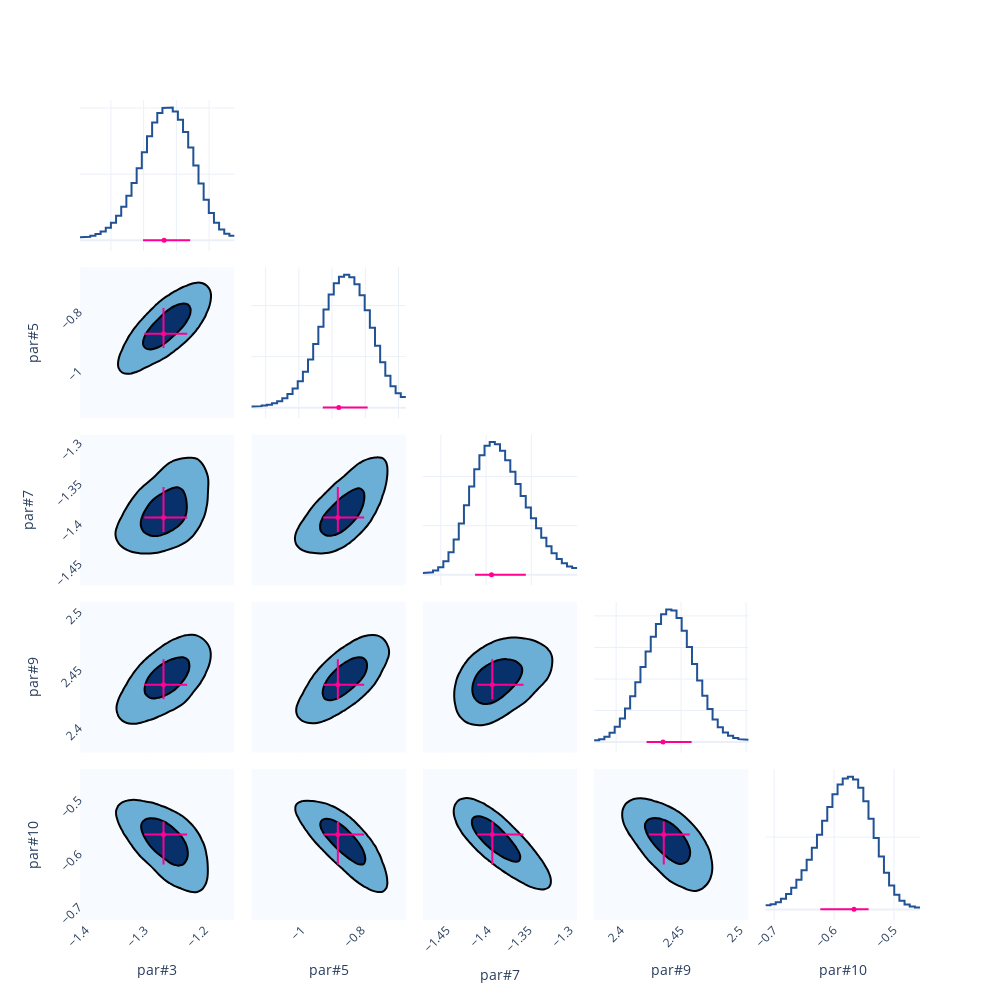

The notebook cell saved with this chart:
### Code cell
fig = Plot.post_corner(post, show=True)
fig.write_html('advancement/corner.html')

### Figure 1 — Plotly figure (JSON) as saved in the notebook; plotly's stock layout.template omitted (floating-point values rounded to 4 significant figures; data arrays with more than 128 entries replaced by an {"elided": "..."} marker saying what was removed)
{"data": [{"line": {"color": "#205295", "width": 2}, "mode": "lines", "name": "par#3", "showlegend": false, "type": "scatter", "x": [-1.397, -1.389, -1.389, -1.381, -1.381, -1.374, -1.374, -1.366, -1.366, -1.358, -1.358, -1.35, -1.35, -1.342, -1.342, -1.334, -1.334, -1.326, -1.326, -1.319, -1.319, -1.311, -1.311, -1.303, -1.303, -1.295, -1.295, -1.287, -1.287, -1.279, -1.279, -1.271, -1.271, -1.263, -1.263, -1.256, -1.256, -1.248, -1.248, -1.24, -1.24, -1.232, -1.232, -1.224, -1.224, -1.216, -1.216, -1.208, -1.208, -1.2, -1.2, -1.193, -1.193, -1.185, -1.185, -1.177, -1.177, -1.169, -1.169, -1.161], "xaxis": "x", "y": [0.2259, 0.2259, 0.263, 0.263, 0.3432, 0.3432, 0.474, 0.474, 0.6668, 0.6668, 0.944, 0.944, 1.336, 1.336, 1.867, 1.867, 2.546, 2.546, 3.371, 3.371, 4.34, 4.34, 5.447, 5.447, 6.655, 6.655, 7.858, 7.858, 8.897, 8.897, 9.632, 9.632, 10.01, 10.01, 10.04, 10.04, 9.738, 9.738, 9.119, 9.119, 8.193, 8.193, 7.009, 7.009, 5.662, 5.662, 4.298, 4.298, 3.07, 3.07, 2.075, 2.075, 1.334, 1.334, 0.8203, 0.8203, 0.5017, 0.5017, 0.3508, 0.3508], "yaxis": "y"}, {"error_x": {"array": [0.0398], "arrayminus": [0.03226], "color": "#FF0092", "symmetric": false, "thickness": 2, "type": "data", "width": 0}, "marker": {"color": "#FF0092", "size": 5, "symbol": "circle"}, "mode": "markers", "name": "par#3 value", "showlegend": false, "type": "scatter", "x": [-1.269], "xaxis": "x", "y": [0.01], "yaxis": "y"}, {"line": {"color": "#205295", "width": 2}, "mode": "lines", "name": "par#5", "showlegend": false, "type": "scatter", "x": [-1.143, -1.127, -1.127, -1.112, -1.112, -1.096, -1.096, -1.081, -1.081, -1.065, -1.065, -1.05, -1.05, -1.034, -1.034, -1.019, -1.019, -1.003, -1.003, -0.9878, -0.9878, -0.9723, -0.9723, -0.9568, -0.9568, -0.9413, -0.9413, -0.9258, -0.9258, -0.9103, -0.9103, -0.8948, -0.8948, -0.8793, -0.8793, -0.8638, -0.8638, -0.8483, -0.8483, -0.8327, -0.8327, -0.8172, -0.8172, -0.8017, -0.8017, -0.7862, -0.7862, -0.7707, -0.7707, -0.7552, -0.7552, -0.7397, -0.7397, -0.7242, -0.7242, -0.7087, -0.7087, -0.6932, -0.6932, -0.6777], "xaxis": "x7", "y": [0.05299, 0.05299, 0.06337, 0.06337, 0.08516, 0.08516, 0.1202, 0.1202, 0.1732, 0.1732, 0.2538, 0.2538, 0.3733, 0.3733, 0.5393, 0.5393, 0.7563, 0.7563, 1.037, 1.037, 1.407, 1.407, 1.892, 1.892, 2.493, 2.493, 3.169, 3.169, 3.843, 3.843, 4.432, 4.432, 4.872, 4.872, 5.13, 5.13, 5.205, 5.205, 5.106, 5.106, 4.838, 4.838, 4.403, 4.403, 3.816, 3.816, 3.128, 3.128, 2.424, 2.424, 1.782, 1.782, 1.25, 1.25, 0.8432, 0.8432, 0.5664, 0.5664, 0.4256, 0.4256], "yaxis": "y7"}, {"error_x": {"array": [0.087], "arrayminus": [0.04813], "color": "#FF0092", "symmetric": false, "thickness": 2, "type": "data", "width": 0}, "marker": {"color": "#FF0092", "size": 5, "symbol": "circle"}, "mode": "markers", "name": "par#5 value", "showlegend": false, "type": "scatter", "x": [-0.8798], "xaxis": "x7", "y": [0.01], "yaxis": "y7"}, {"colorscale": [[0, "rgb(247,251,255)"], [0.125, "rgb(222,235,247)"], [0.25, "rgb(198,219,239)"], [0.375, "rgb(158,202,225)"], [0.5, "rgb(107,174,214)"], [0.625, "rgb(66,146,198)"], [0.75, "rgb(33,113,181)"], [0.875, "rgb(8,81,156)"], [1, "rgb(8,48,107)"]], "contours": {"end": 0.005843, "size": 0.004517, "start": 0.001326}, "line": {"width": 2}, "name": "par#3&par#5", "ncontours": 2, "showlegend": false, "showscale": false, "type": "contour", "x": [-1.409, -1.401, -1.393, -1.385, -1.378, -1.37, -1.362, -1.354, -1.346, -1.338, -1.33, -1.322, -1.315, -1.307, -1.299, -1.291, -1.283, -1.275, -1.267, -1.259, -1.252, -1.244, -1.236, -1.228, -1.22, -1.212, -1.204, -1.197, -1.189, -1.181, -1.173, -1.165, -1.157, -1.149], "xaxis": "x6", "y": [-1.166, -1.151, -1.135, -1.12, -1.104, -1.089, -1.073, -1.058, -1.042, -1.027, -1.011, -0.9956, -0.9801, -0.9646, -0.9491, -0.9335, -0.918, -0.9025, -0.887, -0.8715, -0.856, -0.8405, -0.825, -0.8095, -0.794, -0.7785, -0.763, -0.7474, -0.7319, -0.7164, -0.7009, -0.6854, -0.6699, -0.6544], "yaxis": "y6", "z": {"elided": "34x34 float values"}}, {"error_x": {"array": [0.0398], "arrayminus": [0.03226], "color": "#FF0092", "symmetric": false, "thickness": 2, "type": "data", "width": 0}, "error_y": {"array": [0.087], "arrayminus": [0.04813], "color": "#FF0092", "symmetric": false, "thickness": 2, "type": "data", "width": 0}, "marker": {"color": "#FF0092", "size": 5, "symbol": "circle"}, "mode": "markers", "name": "par#3&par#5", "showlegend": false, "type": "scatter", "x": [-1.269], "xaxis": "x6", "y": [-0.8798], "yaxis": "y6"}, {"line": {"color": "#205295", "width": 2}, "mode": "lines", "name": "par#7", "showlegend": false, "type": "scatter", "x": [-1.47, -1.464, -1.464, -1.459, -1.459, -1.453, -1.453, -1.447, -1.447, -1.442, -1.442, -1.436, -1.436, -1.43, -1.43, -1.424, -1.424, -1.419, -1.419, -1.413, -1.413, -1.407, -1.407, -1.402, -1.402, -1.396, -1.396, -1.39, -1.39, -1.385, -1.385, -1.379, -1.379, -1.373, -1.373, -1.368, -1.368, -1.362, -1.362, -1.356, -1.356, -1.35, -1.35, -1.345, -1.345, -1.339, -1.339, -1.333, -1.333, -1.328, -1.328, -1.322, -1.322, -1.316, -1.316, -1.311, -1.311, -1.305, -1.305, -1.299], "xaxis": "x13", "y": [0.1783, 0.1783, 0.2545, 0.2545, 0.4379, 0.4379, 0.7853, 0.7853, 1.375, 1.375, 2.293, 2.293, 3.589, 3.589, 5.23, 5.23, 7.087, 7.087, 8.979, 8.979, 10.73, 10.73, 12.17, 12.17, 13.13, 13.13, 13.5, 13.5, 13.29, 13.29, 12.62, 12.62, 11.64, 11.64, 10.49, 10.49, 9.247, 9.247, 8.014, 8.014, 6.849, 6.849, 5.761, 5.761, 4.73, 4.73, 3.766, 3.766, 2.909, 2.909, 2.192, 2.192, 1.615, 1.615, 1.17, 1.17, 0.8605, 0.8605, 0.7008, 0.7008], "yaxis": "y13"}, {"error_x": {"array": [0.03796], "arrayminus": [0.01818], "color": "#FF0092", "symmetric": false, "thickness": 2, "type": "data", "width": 0}, "marker": {"color": "#FF0092", "size": 5, "symbol": "circle"}, "mode": "markers", "name": "par#7 value", "showlegend": false, "type": "scatter", "x": [-1.394], "xaxis": "x13", "y": [0.01], "yaxis": "y13"}, {"colorscale": [[0, "rgb(247,251,255)"], [0.125, "rgb(222,235,247)"], [0.25, "rgb(198,219,239)"], [0.375, "rgb(158,202,225)"], [0.5, "rgb(107,174,214)"], [0.625, "rgb(66,146,198)"], [0.75, "rgb(33,113,181)"], [0.875, "rgb(8,81,156)"], [1, "rgb(8,48,107)"]], "contours": {"end": 0.004109, "size": 0.003134, "start": 0.0009744}, "line": {"width": 2}, "name": "par#3&par#7", "ncontours": 2, "showlegend": false, "showscale": false, "type": "contour", "x": [-1.409, -1.401, -1.393, -1.385, -1.378, -1.37, -1.362, -1.354, -1.346, -1.338, -1.33, -1.322, -1.315, -1.307, -1.299, -1.291, -1.283, -1.275, -1.267, -1.259, -1.252, -1.244, -1.236, -1.228, -1.22, -1.212, -1.204, -1.197, -1.189, -1.181, -1.173, -1.165, -1.157, -1.149], "xaxis": "x11", "y": [-1.479, -1.473, -1.467, -1.462, -1.456, -1.45, -1.444, -1.439, -1.433, -1.427, -1.422, -1.416, -1.41, -1.405, -1.399, -1.393, -1.387, -1.382, -1.376, -1.37, -1.365, -1.359, -1.353, -1.348, -1.342, -1.336, -1.331, -1.325, -1.319, -1.313, -1.308, -1.302, -1.296, -1.291], "yaxis": "y11", "z": {"elided": "34x34 float values"}}, {"error_x": {"array": [0.0398], "arrayminus": [0.03226], "color": "#FF0092", "symmetric": false, "thickness": 2, "type": "data", "width": 0}, "error_y": {"array": [0.03796], "arrayminus": [0.01818], "color": "#FF0092", "symmetric": false, "thickness": 2, "type": "data", "width": 0}, "marker": {"color": "#FF0092", "size": 5, "symbol": "circle"}, "mode": "markers", "name": "par#3&par#7", "showlegend": false, "type": "scatter", "x": [-1.269], "xaxis": "x11", "y": [-1.394], "yaxis": "y11"}, {"colorscale": [[0, "rgb(247,251,255)"], [0.125, "rgb(222,235,247)"], [0.25, "rgb(198,219,239)"], [0.375, "rgb(158,202,225)"], [0.5, "rgb(107,174,214)"], [0.625, "rgb(66,146,198)"], [0.75, "rgb(33,113,181)"], [0.875, "rgb(8,81,156)"], [1, "rgb(8,48,107)"]], "contours": {"end": 0.005196, "size": 0.004024, "start": 0.001172}, "line": {"width": 2}, "name": "par#5&par#7", "ncontours": 2, "showlegend": false, "showscale": false, "type": "contour", "x": [-1.166, -1.151, -1.135, -1.12, -1.104, -1.089, -1.073, -1.058, -1.042, -1.027, -1.011, -0.9956, -0.9801, -0.9646, -0.9491, -0.9335, -0.918, -0.9025, -0.887, -0.8715, -0.856, -0.8405, -0.825, -0.8095, -0.794, -0.7785, -0.763, -0.7474, -0.7319, -0.7164, -0.7009, -0.6854, -0.6699, -0.6544], "xaxis": "x12", "y": [-1.479, -1.473, -1.467, -1.462, -1.456, -1.45, -1.444, -1.439, -1.433, -1.427, -1.422, -1.416, -1.41, -1.405, -1.399, -1.393, -1.387, -1.382, -1.376, -1.37, -1.365, -1.359, -1.353, -1.348, -1.342, -1.336, -1.331, -1.325, -1.319, -1.313, -1.308, -1.302, -1.296, -1.291], "yaxis": "y12", "z": {"elided": "34x34 float values"}}, {"error_x": {"array": [0.087], "arrayminus": [0.04813], "color": "#FF0092", "symmetric": false, "thickness": 2, "type": "data", "width": 0}, "error_y": {"array": [0.03796], "arrayminus": [0.01818], "color": "#FF0092", "symmetric": false, "thickness": 2, "type": "data", "width": 0}, "marker": {"color": "#FF0092", "size": 5, "symbol": "circle"}, "mode": "markers", "name": "par#5&par#7", "showlegend": false, "type": "scatter", "x": [-0.8798], "xaxis": "x12", "y": [-1.394], "yaxis": "y12"}, {"line": {"color": "#205295", "width": 2}, "mode": "lines", "name": "par#9", "showlegend": false, "type": "scatter", "x": [2.383, 2.387, 2.387, 2.391, 2.391, 2.395, 2.395, 2.399, 2.399, 2.403, 2.403, 2.407, 2.407, 2.411, 2.411, 2.415, 2.415, 2.419, 2.419, 2.423, 2.423, 2.427, 2.427, 2.431, 2.431, 2.435, 2.435, 2.439, 2.439, 2.442, 2.442, 2.446, 2.446, 2.45, 2.45, 2.454, 2.454, 2.458, 2.458, 2.462, 2.462, 2.466, 2.466, 2.47, 2.47, 2.474, 2.474, 2.478, 2.478, 2.482, 2.482, 2.486, 2.486, 2.49, 2.49, 2.494, 2.494, 2.498, 2.498, 2.502], "xaxis": "x19", "y": [0.282, 0.282, 0.4495, 0.4495, 0.8303, 0.8303, 1.484, 1.484, 2.446, 2.446, 3.729, 3.729, 5.335, 5.335, 7.267, 7.267, 9.489, 9.489, 11.9, 11.9, 14.36, 14.36, 16.69, 16.69, 18.72, 18.72, 20.24, 20.24, 21.03, 21.03, 20.87, 20.87, 19.68, 19.68, 17.63, 17.63, 15.08, 15.08, 12.39, 12.39, 9.775, 9.775, 7.357, 7.357, 5.251, 5.251, 3.568, 3.568, 2.347, 2.347, 1.53, 1.53, 1.004, 1.004, 0.6693, 0.6693, 0.4697, 0.4697, 0.3766, 0.3766], "yaxis": "y19"}, {"error_x": {"array": [0.02203], "arrayminus": [0.01265], "color": "#FF0092", "symmetric": false, "thickness": 2, "type": "data", "width": 0}, "marker": {"color": "#FF0092", "size": 5, "symbol": "circle"}, "mode": "markers", "name": "par#9 value", "showlegend": false, "type": "scatter", "x": [2.436], "xaxis": "x19", "y": [0.01], "yaxis": "y19"}, {"colorscale": [[0, "rgb(247,251,255)"], [0.125, "rgb(222,235,247)"], [0.25, "rgb(198,219,239)"], [0.375, "rgb(158,202,225)"], [0.5, "rgb(107,174,214)"], [0.625, "rgb(66,146,198)"], [0.75, "rgb(33,113,181)"], [0.875, "rgb(8,81,156)"], [1, "rgb(8,48,107)"]], "contours": {"end": 0.005225, "size": 0.00409, "start": 0.001135}, "line": {"width": 2}, "name": "par#3&par#9", "ncontours": 2, "showlegend": false, "showscale": false, "type": "contour", "x": [-1.409, -1.401, -1.393, -1.385, -1.378, -1.37, -1.362, -1.354, -1.346, -1.338, -1.33, -1.322, -1.315, -1.307, -1.299, -1.291, -1.283, -1.275, -1.267, -1.259, -1.252, -1.244, -1.236, -1.228, -1.22, -1.212, -1.204, -1.197, -1.189, -1.181, -1.173, -1.165, -1.157, -1.149], "xaxis": "x16", "y": [2.377, 2.381, 2.385, 2.389, 2.393, 2.397, 2.401, 2.405, 2.409, 2.413, 2.417, 2.421, 2.425, 2.429, 2.433, 2.437, 2.441, 2.444, 2.448, 2.452, 2.456, 2.46, 2.464, 2.468, 2.472, 2.476, 2.48, 2.484, 2.488, 2.492, 2.496, 2.5, 2.504, 2.508], "yaxis": "y16", "z": {"elided": "34x34 float values"}}, {"error_x": {"array": [0.0398], "arrayminus": [0.03226], "color": "#FF0092", "symmetric": false, "thickness": 2, "type": "data", "width": 0}, "error_y": {"array": [0.02203], "arrayminus": [0.01265], "color": "#FF0092", "symmetric": false, "thickness": 2, "type": "data", "width": 0}, "marker": {"color": "#FF0092", "size": 5, "symbol": "circle"}, "mode": "markers", "name": "par#3&par#9", "showlegend": false, "type": "scatter", "x": [-1.269], "xaxis": "x16", "y": [2.436], "yaxis": "y16"}, {"colorscale": [[0, "rgb(247,251,255)"], [0.125, "rgb(222,235,247)"], [0.25, "rgb(198,219,239)"], [0.375, "rgb(158,202,225)"], [0.5, "rgb(107,174,214)"], [0.625, "rgb(66,146,198)"], [0.75, "rgb(33,113,181)"], [0.875, "rgb(8,81,156)"], [1, "rgb(8,48,107)"]], "contours": {"end": 0.005694, "size": 0.004427, "start": 0.001268}, "line": {"width": 2}, "name": "par#5&par#9", "ncontours": 2, "showlegend": false, "showscale": false, "type": "contour", "x": [-1.166, -1.151, -1.135, -1.12, -1.104, -1.089, -1.073, -1.058, -1.042, -1.027, -1.011, -0.9956, -0.9801, -0.9646, -0.9491, -0.9335, -0.918, -0.9025, -0.887, -0.8715, -0.856, -0.8405, -0.825, -0.8095, -0.794, -0.7785, -0.763, -0.7474, -0.7319, -0.7164, -0.7009, -0.6854, -0.6699, -0.6544], "xaxis": "x17", "y": [2.377, 2.381, 2.385, 2.389, 2.393, 2.397, 2.401, 2.405, 2.409, 2.413, 2.417, 2.421, 2.425, 2.429, 2.433, 2.437, 2.441, 2.444, 2.448, 2.452, 2.456, 2.46, 2.464, 2.468, 2.472, 2.476, 2.48, 2.484, 2.488, 2.492, 2.496, 2.5, 2.504, 2.508], "yaxis": "y17", "z": {"elided": "34x34 float values"}}, {"error_x": {"array": [0.087], "arrayminus": [0.04813], "color": "#FF0092", "symmetric": false, "thickness": 2, "type": "data", "width": 0}, "error_y": {"array": [0.02203], "arrayminus": [0.01265], "color": "#FF0092", "symmetric": false, "thickness": 2, "type": "data", "width": 0}, "marker": {"color": "#FF0092", "size": 5, "symbol": "circle"}, "mode": "markers", "name": "par#5&par#9", "showlegend": false, "type": "scatter", "x": [-0.8798], "xaxis": "x17", "y": [2.436], "yaxis": "y17"}, {"colorscale": [[0, "rgb(247,251,255)"], [0.125, "rgb(222,235,247)"], [0.25, "rgb(198,219,239)"], [0.375, "rgb(158,202,225)"], [0.5, "rgb(107,174,214)"], [0.625, "rgb(66,146,198)"], [0.75, "rgb(33,113,181)"], [0.875, "rgb(8,81,156)"], [1, "rgb(8,48,107)"]], "contours": {"end": 0.004156, "size": 0.003158, "start": 0.000998}, "line": {"width": 2}, "name": "par#7&par#9", "ncontours": 2, "showlegend": false, "showscale": false, "type": "contour", "x": [-1.479, -1.473, -1.467, -1.462, -1.456, -1.45, -1.444, -1.439, -1.433, -1.427, -1.422, -1.416, -1.41, -1.405, -1.399, -1.393, -1.387, -1.382, -1.376, -1.37, -1.365, -1.359, -1.353, -1.348, -1.342, -1.336, -1.331, -1.325, -1.319, -1.313, -1.308, -1.302, -1.296, -1.291], "xaxis": "x18", "y": [2.377, 2.381, 2.385, 2.389, 2.393, 2.397, 2.401, 2.405, 2.409, 2.413, 2.417, 2.421, 2.425, 2.429, 2.433, 2.437, 2.441, 2.444, 2.448, 2.452, 2.456, 2.46, 2.464, 2.468, 2.472, 2.476, 2.48, 2.484, 2.488, 2.492, 2.496, 2.5, 2.504, 2.508], "yaxis": "y18", "z": {"elided": "34x34 float values"}}, {"error_x": {"array": [0.03796], "arrayminus": [0.01818], "color": "#FF0092", "symmetric": false, "thickness": 2, "type": "data", "width": 0}, "error_y": {"array": [0.02203], "arrayminus": [0.01265], "color": "#FF0092", "symmetric": false, "thickness": 2, "type": "data", "width": 0}, "marker": {"color": "#FF0092", "size": 5, "symbol": "circle"}, "mode": "markers", "name": "par#7&par#9", "showlegend": false, "type": "scatter", "x": [-1.394], "xaxis": "x18", "y": [2.436], "yaxis": "y18"}, {"line": {"color": "#205295", "width": 2}, "mode": "lines", "name": "par#10", "showlegend": false, "type": "scatter", "x": [-0.7146, -0.706, -0.706, -0.6974, -0.6974, -0.6888, -0.6888, -0.6802, -0.6802, -0.6716, -0.6716, -0.663, -0.663, -0.6544, -0.6544, -0.6458, -0.6458, -0.6372, -0.6372, -0.6286, -0.6286, -0.62, -0.62, -0.6114, -0.6114, -0.6028, -0.6028, -0.5942, -0.5942, -0.5856, -0.5856, -0.577, -0.577, -0.5684, -0.5684, -0.5598, -0.5598, -0.5512, -0.5512, -0.5426, -0.5426, -0.534, -0.534, -0.5254, -0.5254, -0.5168, -0.5168, -0.5082, -0.5082, -0.4996, -0.4996, -0.491, -0.491, -0.4824, -0.4824, -0.4738, -0.4738, -0.4652, -0.4652, -0.4566], "xaxis": "x25", "y": [0.2838, 0.2838, 0.3569, 0.3569, 0.5042, 0.5042, 0.7335, 0.7335, 1.06, 1.06, 1.5, 1.5, 2.052, 2.052, 2.705, 2.705, 3.443, 3.443, 4.263, 4.263, 5.163, 5.163, 6.125, 6.125, 7.087, 7.087, 7.955, 7.955, 8.631, 8.631, 9.048, 9.048, 9.174, 9.174, 8.972, 8.972, 8.402, 8.402, 7.468, 7.468, 6.26, 6.26, 4.935, 4.935, 3.656, 3.656, 2.543, 2.543, 1.661, 1.661, 1.021, 1.021, 0.5963, 0.5963, 0.3393, 0.3393, 0.2019, 0.2019, 0.1446, 0.1446], "yaxis": "y25"}, {"error_x": {"array": [0.02443], "arrayminus": [0.05625], "color": "#FF0092", "symmetric": false, "thickness": 2, "type": "data", "width": 0}, "marker": {"color": "#FF0092", "size": 5, "symbol": "circle"}, "mode": "markers", "name": "par#10 value", "showlegend": false, "type": "scatter", "x": [-0.5668], "xaxis": "x25", "y": [0.01], "yaxis": "y25"}, {"colorscale": [[0, "rgb(247,251,255)"], [0.125, "rgb(222,235,247)"], [0.25, "rgb(198,219,239)"], [0.375, "rgb(158,202,225)"], [0.5, "rgb(107,174,214)"], [0.625, "rgb(66,146,198)"], [0.75, "rgb(33,113,181)"], [0.875, "rgb(8,81,156)"], [1, "rgb(8,48,107)"]], "contours": {"end": 0.004802, "size": 0.003666, "start": 0.001136}, "line": {"width": 2}, "name": "par#3&par#10", "ncontours": 2, "showlegend": false, "showscale": false, "type": "contour", "x": [-1.409, -1.401, -1.393, -1.385, -1.378, -1.37, -1.362, -1.354, -1.346, -1.338, -1.33, -1.322, -1.315, -1.307, -1.299, -1.291, -1.283, -1.275, -1.267, -1.259, -1.252, -1.244, -1.236, -1.228, -1.22, -1.212, -1.204, -1.197, -1.189, -1.181, -1.173, -1.165, -1.157, -1.149], "xaxis": "x21", "y": [-0.7275, -0.7189, -0.7103, -0.7017, -0.6931, -0.6845, -0.6759, -0.6673, -0.6587, -0.6501, -0.6415, -0.6329, -0.6243, -0.6157, -0.6071, -0.5985, -0.5899, -0.5813, -0.5727, -0.5641, -0.5555, -0.5469, -0.5383, -0.5297, -0.5211, -0.5125, -0.5039, -0.4953, -0.4867, -0.4781, -0.4695, -0.4609, -0.4523, -0.4437], "yaxis": "y21", "z": {"elided": "34x34 float values"}}, {"error_x": {"array": [0.0398], "arrayminus": [0.03226], "color": "#FF0092", "symmetric": false, "thickness": 2, "type": "data", "width": 0}, "error_y": {"array": [0.02443], "arrayminus": [0.05625], "color": "#FF0092", "symmetric": false, "thickness": 2, "type": "data", "width": 0}, "marker": {"color": "#FF0092", "size": 5, "symbol": "circle"}, "mode": "markers", "name": "par#3&par#10", "showlegend": false, "type": "scatter", "x": [-1.269], "xaxis": "x21", "y": [-0.5668], "yaxis": "y21"}, {"colorscale": [[0, "rgb(247,251,255)"], [0.125, "rgb(222,235,247)"], [0.25, "rgb(198,219,239)"], [0.375, "rgb(158,202,225)"], [0.5, "rgb(107,174,214)"], [0.625, "rgb(66,146,198)"], [0.75, "rgb(33,113,181)"], [0.875, "rgb(8,81,156)"], [1, "rgb(8,48,107)"]], "contours": {"end": 0.006447, "size": 0.005006, "start": 0.001441}, "line": {"width": 2}, "name": "par#5&par#10", "ncontours": 2, "showlegend": false, "showscale": false, "type": "contour", "x": [-1.166, -1.151, -1.135, -1.12, -1.104, -1.089, -1.073, -1.058, -1.042, -1.027, -1.011, -0.9956, -0.9801, -0.9646, -0.9491, -0.9335, -0.918, -0.9025, -0.887, -0.8715, -0.856, -0.8405, -0.825, -0.8095, -0.794, -0.7785, -0.763, -0.7474, -0.7319, -0.7164, -0.7009, -0.6854, -0.6699, -0.6544], "xaxis": "x22", "y": [-0.7275, -0.7189, -0.7103, -0.7017, -0.6931, -0.6845, -0.6759, -0.6673, -0.6587, -0.6501, -0.6415, -0.6329, -0.6243, -0.6157, -0.6071, -0.5985, -0.5899, -0.5813, -0.5727, -0.5641, -0.5555, -0.5469, -0.5383, -0.5297, -0.5211, -0.5125, -0.5039, -0.4953, -0.4867, -0.4781, -0.4695, -0.4609, -0.4523, -0.4437], "yaxis": "y22", "z": {"elided": "34x34 float values"}}, {"error_x": {"array": [0.087], "arrayminus": [0.04813], "color": "#FF0092", "symmetric": false, "thickness": 2, "type": "data", "width": 0}, "error_y": {"array": [0.02443], "arrayminus": [0.05625], "color": "#FF0092", "symmetric": false, "thickness": 2, "type": "data", "width": 0}, "marker": {"color": "#FF0092", "size": 5, "symbol": "circle"}, "mode": "markers", "name": "par#5&par#10", "showlegend": false, "type": "scatter", "x": [-0.8798], "xaxis": "x22", "y": [-0.5668], "yaxis": "y22"}, {"colorscale": [[0, "rgb(247,251,255)"], [0.125, "rgb(222,235,247)"], [0.25, "rgb(198,219,239)"], [0.375, "rgb(158,202,225)"], [0.5, "rgb(107,174,214)"], [0.625, "rgb(66,146,198)"], [0.75, "rgb(33,113,181)"], [0.875, "rgb(8,81,156)"], [1, "rgb(8,48,107)"]], "contours": {"end": 0.006097, "size": 0.004639, "start": 0.001458}, "line": {"width": 2}, "name": "par#7&par#10", "ncontours": 2, "showlegend": false, "showscale": false, "type": "contour", "x": [-1.479, -1.473, -1.467, -1.462, -1.456, -1.45, -1.444, -1.439, -1.433, -1.427, -1.422, -1.416, -1.41, -1.405, -1.399, -1.393, -1.387, -1.382, -1.376, -1.37, -1.365, -1.359, -1.353, -1.348, -1.342, -1.336, -1.331, -1.325, -1.319, -1.313, -1.308, -1.302, -1.296, -1.291], "xaxis": "x23", "y": [-0.7275, -0.7189, -0.7103, -0.7017, -0.6931, -0.6845, -0.6759, -0.6673, -0.6587, -0.6501, -0.6415, -0.6329, -0.6243, -0.6157, -0.6071, -0.5985, -0.5899, -0.5813, -0.5727, -0.5641, -0.5555, -0.5469, -0.5383, -0.5297, -0.5211, -0.5125, -0.5039, -0.4953, -0.4867, -0.4781, -0.4695, -0.4609, -0.4523, -0.4437], "yaxis": "y23", "z": {"elided": "34x34 float values"}}, {"error_x": {"array": [0.03796], "arrayminus": [0.01818], "color": "#FF0092", "symmetric": false, "thickness": 2, "type": "data", "width": 0}, "error_y": {"array": [0.02443], "arrayminus": [0.05625], "color": "#FF0092", "symmetric": false, "thickness": 2, "type": "data", "width": 0}, "marker": {"color": "#FF0092", "size": 5, "symbol": "circle"}, "mode": "markers", "name": "par#7&par#10", "showlegend": false, "type": "scatter", "x": [-1.394], "xaxis": "x23", "y": [-0.5668], "yaxis": "y23"}, {"colorscale": [[0, "rgb(247,251,255)"], [0.125, "rgb(222,235,247)"], [0.25, "rgb(198,219,239)"], [0.375, "rgb(158,202,225)"], [0.5, "rgb(107,174,214)"], [0.625, "rgb(66,146,198)"], [0.75, "rgb(33,113,181)"], [0.875, "rgb(8,81,156)"], [1, "rgb(8,48,107)"]], "contours": {"end": 0.00503, "size": 0.00387, "start": 0.001161}, "line": {"width": 2}, "name": "par#9&par#10", "ncontours": 2, "showlegend": false, "showscale": false, "type": "contour", "x": [2.377, 2.381, 2.385, 2.389, 2.393, 2.397, 2.401, 2.405, 2.409, 2.413, 2.417, 2.421, 2.425, 2.429, 2.433, 2.437, 2.441, 2.444, 2.448, 2.452, 2.456, 2.46, 2.464, 2.468, 2.472, 2.476, 2.48, 2.484, 2.488, 2.492, 2.496, 2.5, 2.504, 2.508], "xaxis": "x24", "y": [-0.7275, -0.7189, -0.7103, -0.7017, -0.6931, -0.6845, -0.6759, -0.6673, -0.6587, -0.6501, -0.6415, -0.6329, -0.6243, -0.6157, -0.6071, -0.5985, -0.5899, -0.5813, -0.5727, -0.5641, -0.5555, -0.5469, -0.5383, -0.5297, -0.5211, -0.5125, -0.5039, -0.4953, -0.4867, -0.4781, -0.4695, -0.4609, -0.4523, -0.4437], "yaxis": "y24", "z": {"elided": "34x34 float values"}}, {"error_x": {"array": [0.02203], "arrayminus": [0.01265], "color": "#FF0092", "symmetric": false, "thickness": 2, "type": "data", "width": 0}, "error_y": {"array": [0.02443], "arrayminus": [0.05625], "color": "#FF0092", "symmetric": false, "thickness": 2, "type": "data", "width": 0}, "marker": {"color": "#FF0092", "size": 5, "symbol": "circle"}, "mode": "markers", "name": "par#9&par#10", "showlegend": false, "type": "scatter", "x": [2.436], "xaxis": "x24", "y": [-0.5668], "yaxis": "y24"}], "layout": {"height": 1000, "width": 1000, "xaxis": {"anchor": "y", "domain": [0, 0.184], "showticklabels": false, "tickangle": -45}, "xaxis10": {"anchor": "y10", "domain": [0.816, 1]}, "xaxis11": {"anchor": "y11", "domain": [0, 0.184], "showticklabels": false, "tickangle": -45}, "xaxis12": {"anchor": "y12", "domain": [0.204, 0.388], "showticklabels": false, "tickangle": -45}, "xaxis13": {"anchor": "y13", "domain": [0.408, 0.592], "showticklabels": false, "tickangle": -45}, "xaxis14": {"anchor": "y14", "domain": [0.612, 0.796]}, "xaxis15": {"anchor": "y15", "domain": [0.816, 1]}, "xaxis16": {"anchor": "y16", "domain": [0, 0.184], "showticklabels": false, "tickangle": -45}, "xaxis17": {"anchor": "y17", "domain": [0.204, 0.388], "showticklabels": false, "tickangle": -45}, "xaxis18": {"anchor": "y18", "domain": [0.408, 0.592], "showticklabels": false, "tickangle": -45}, "xaxis19": {"anchor": "y19", "domain": [0.612, 0.796], "showticklabels": false, "tickangle": -45}, "xaxis2": {"anchor": "y2", "domain": [0.204, 0.388]}, "xaxis20": {"anchor": "y20", "domain": [0.816, 1]}, "xaxis21": {"anchor": "y21", "domain": [0, 0.184], "showticklabels": true, "tickangle": -45, "title": {"text": "par#3"}}, "xaxis22": {"anchor": "y22", "domain": [0.204, 0.388], "showticklabels": true, "tickangle": -45, "title": {"text": "par#5"}}, "xaxis23": {"anchor": "y23", "domain": [0.408, 0.592], "showticklabels": true, "tickangle": -45, "title": {"text": "par#7"}}, "xaxis24": {"anchor": "y24", "domain": [0.612, 0.796], "showticklabels": true, "tickangle": -45, "title": {"text": "par#9"}}, "xaxis25": {"anchor": "y25", "domain": [0.816, 1], "showticklabels": true, "tickangle": -45, "title": {"text": "par#10"}}, "xaxis3": {"anchor": "y3", "domain": [0.408, 0.592]}, "xaxis4": {"anchor": "y4", "domain": [0.612, 0.796]}, "xaxis5": {"anchor": "y5", "domain": [0.816, 1]}, "xaxis6": {"anchor": "y6", "domain": [0, 0.184], "showticklabels": false, "tickangle": -45}, "xaxis7": {"anchor": "y7", "domain": [0.204, 0.388], "showticklabels": false, "tickangle": -45}, "xaxis8": {"anchor": "y8", "domain": [0.408, 0.592]}, "xaxis9": {"anchor": "y9", "domain": [0.612, 0.796]}, "yaxis": {"anchor": "x", "domain": [0.816, 1], "showticklabels": false, "tickangle": -45}, "yaxis10": {"anchor": "x10", "domain": [0.612, 0.796]}, "yaxis11": {"anchor": "x11", "domain": [0.408, 0.592], "showticklabels": true, "tickangle": -45, "title": {"text": "par#7"}}, "yaxis12": {"anchor": "x12", "domain": [0.408, 0.592], "showticklabels": false, "tickangle": -45}, "yaxis13": {"anchor": "x13", "domain": [0.408, 0.592], "showticklabels": false, "tickangle": -45}, "yaxis14": {"anchor": "x14", "domain": [0.408, 0.592]}, "yaxis15": {"anchor": "x15", "domain": [0.408, 0.592]}, "yaxis16": {"anchor": "x16", "domain": [0.204, 0.388], "showticklabels": true, "tickangle": -45, "title": {"text": "par#9"}}, "yaxis17": {"anchor": "x17", "domain": [0.204, 0.388], "showticklabels": false, "tickangle": -45}, "yaxis18": {"anchor": "x18", "domain": [0.204, 0.388], "showticklabels": false, "tickangle": -45}, "yaxis19": {"anchor": "x19", "domain": [0.204, 0.388], "showticklabels": false, "tickangle": -45}, "yaxis2": {"anchor": "x2", "domain": [0.816, 1]}, "yaxis20": {"anchor": "x20", "domain": [0.204, 0.388]}, "yaxis21": {"anchor": "x21", "domain": [0, 0.184], "showticklabels": true, "tickangle": -45, "title": {"text": "par#10"}}, "yaxis22": {"anchor": "x22", "domain": [0, 0.184], "showticklabels": false, "tickangle": -45}, "yaxis23": {"anchor": "x23", "domain": [0, 0.184], "showticklabels": false, "tickangle": -45}, "yaxis24": {"anchor": "x24", "domain": [0, 0.184], "showticklabels": false, "tickangle": -45}, "yaxis25": {"anchor": "x25", "domain": [0, 0.184], "showticklabels": false, "tickangle": -45}, "yaxis3": {"anchor": "x3", "domain": [0.816, 1]}, "yaxis4": {"anchor": "x4", "domain": [0.816, 1]}, "yaxis5": {"anchor": "x5", "domain": [0.816, 1]}, "yaxis6": {"anchor": "x6", "domain": [0.612, 0.796], "showticklabels": true, "tickangle": -45, "title": {"text": "par#5"}}, "yaxis7": {"anchor": "x7", "domain": [0.612, 0.796], "showticklabels": false, "tickangle": -45}, "yaxis8": {"anchor": "x8", "domain": [0.612, 0.796]}, "yaxis9": {"anchor": "x9", "domain": [0.612, 0.796]}}}
